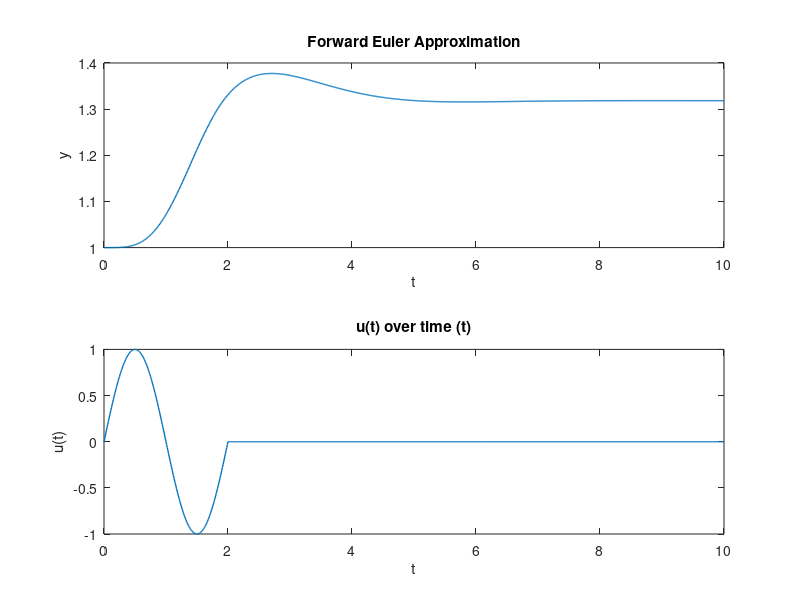

This chart was generated by the following MATLAB code:
% David Pipes
% ECE 4550 H2 Problem 2 Summer 2020

clear

%% time and constants
pi = 3.14159265;

h = 0.01;           % time increment
t = 0:h:10;         % total time index
sintime = 0:h:1.99; % time spent as a sine wave
zeros = 0:h:8;      % time spent at zero

%% creating u(t)

aa = ones(1,length(sintime));
bb = 0*ones(1,length(zeros));

% filling in 'aa' with the sine values
for k = 1:length(sintime)
    aa(1,k) = sin(pi*sintime(k));
end

% appending the 2 sec sine with the 8 sec zeros
u = [aa,bb];

%% setting up x
x = NaN*ones(4,length(t));

% first column of x set to initial value x
x(:,1) = [1; 0; 1; 0];

A = [0,1,0,0;-1,-1,1,1;0,0,0,1;1,1,-1,-1]; B = [0;1;0;0]; C = [0,0,1,0];

for n = 1:length(t)-1
    x(:,n+1) = x(:,n)+h*(A*x(:,n)+B*u(:,n));
end
y = C*x;

%% plots

subplot(2,1,1);
plot(t,y,'linewidth',1)
xlabel('t'), ylabel('y'), title('Forward Euler Approximation')

subplot(2,1,2);
plot(t,u,'linewidth',1)
xlabel('t'), ylabel('u(t)'), title('u(t) over time (t)')

